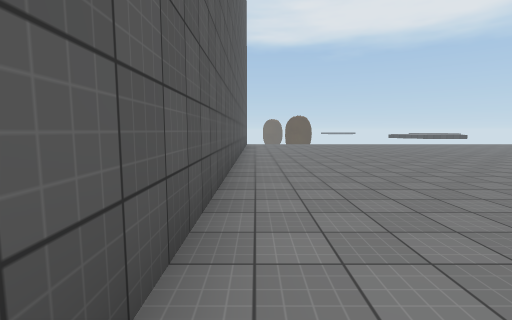
[1] (above)

20 first-person views from a walk through a scene from a Unity 3-D project. The camera is 1.5 m above the floor, tilts 6° down and sees 85° across. The floor is counted in squares, 2 m on a side. Each view is taken from the middle of a square. On the plan, view 1 faces up. The plan holds only what a view shows up to about 10 squares ahead; the rest is blank. The place goes on beyond the plan. The player is left out. Some surface patterns are stand-ins.

[2]
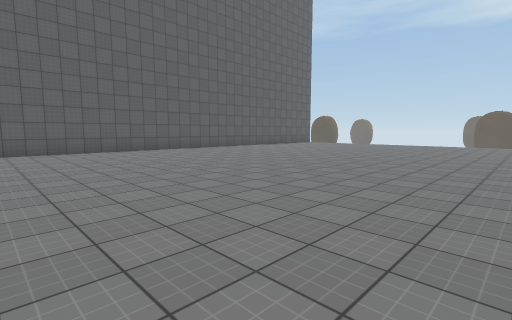

[3]
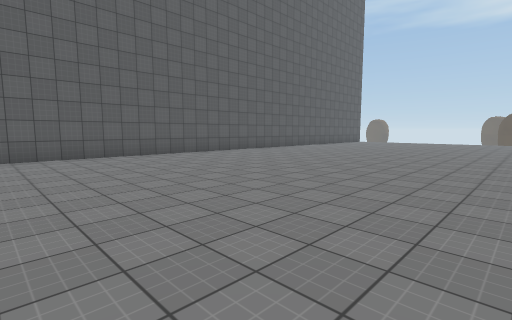

[4]
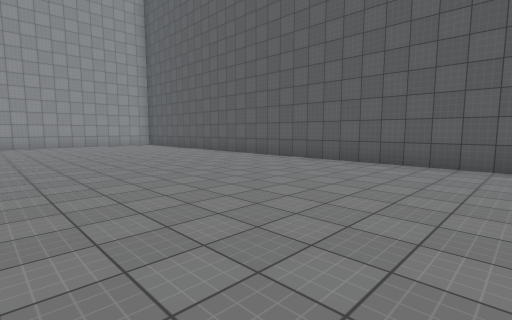

[5]
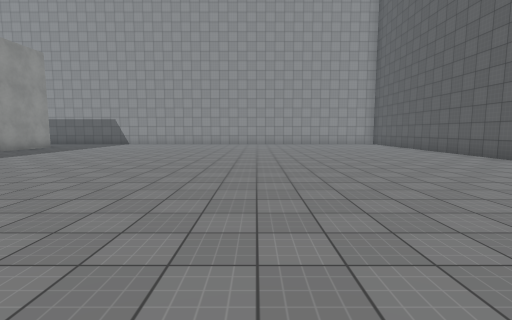

[6]
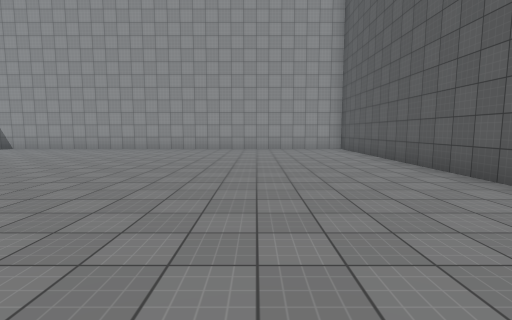

[7]
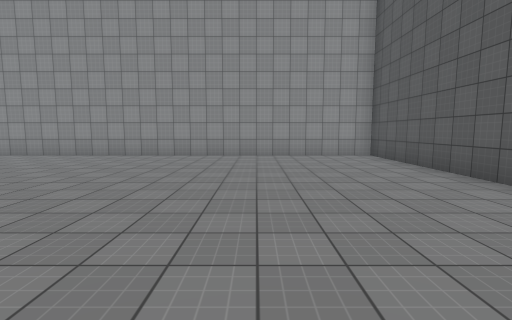

[8]
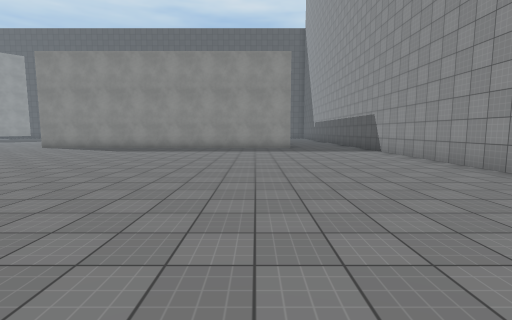

[9]
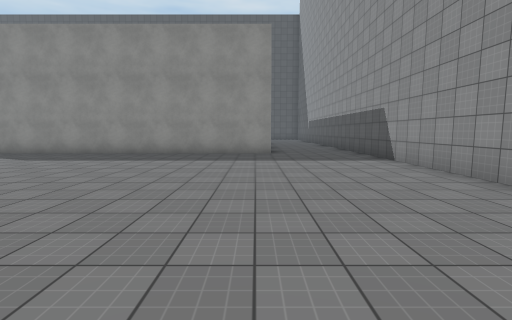

[10]
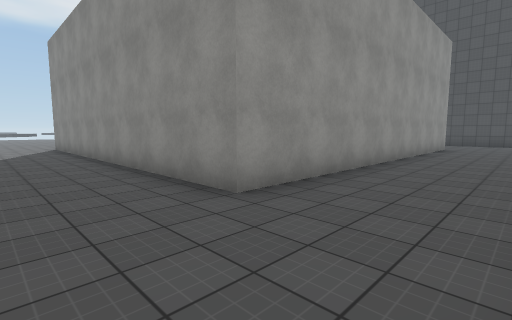

[11]
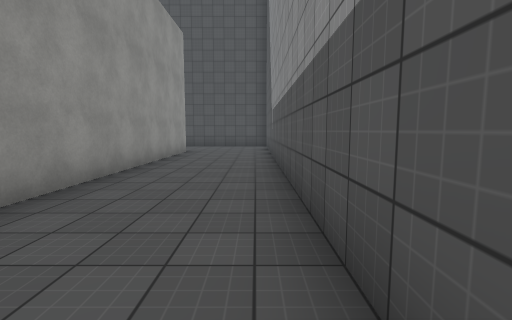

[12]
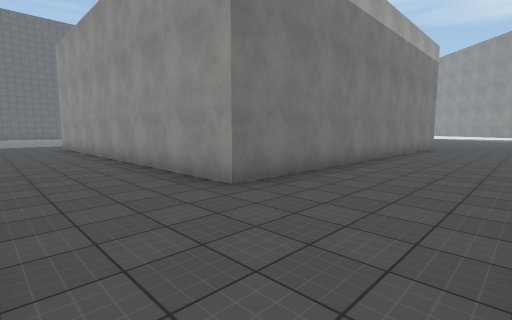

[13]
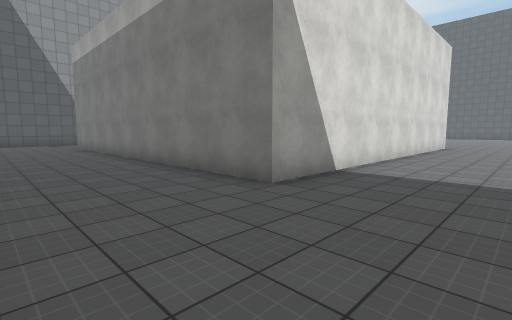

[14]
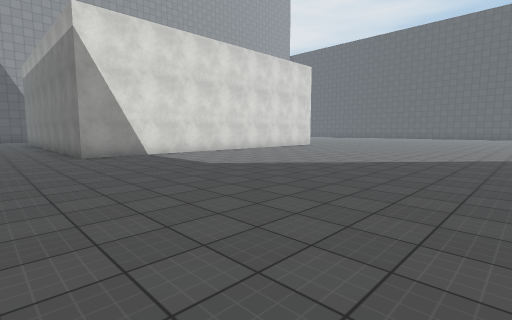

[15]
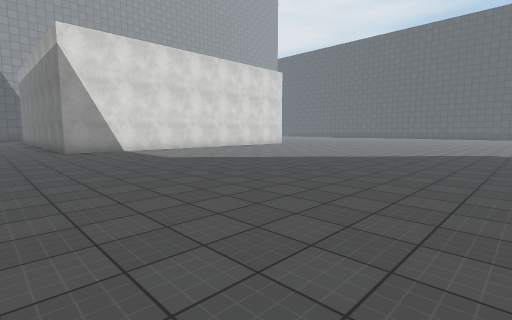

[16]
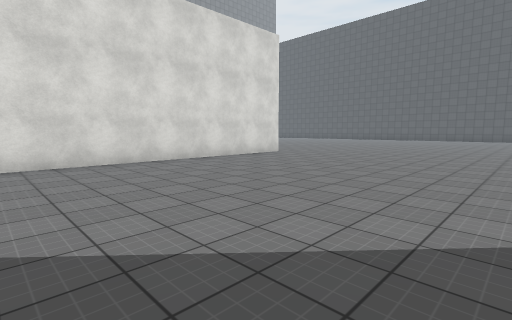

[17]
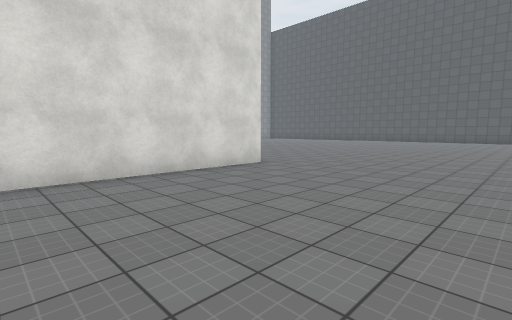

[18]
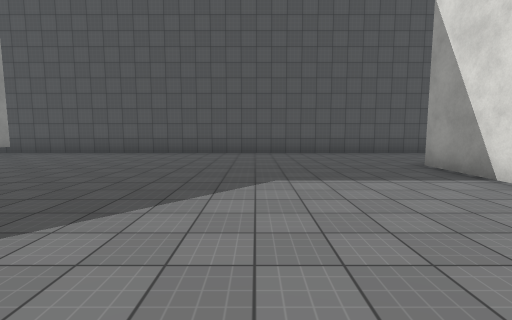

[19]
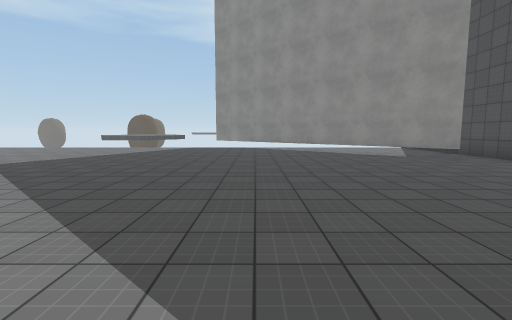

[20]
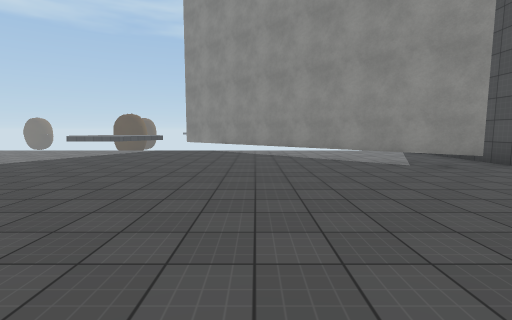

### Floor plan
Key: @ floor where view 1 was taken; # wall or solid block; . floor; T thing the floor can be seen under or through.
Columns run from 1 left of view 1 to 30 right of it. Each row starts with its distance up from view 1.
 15                  .......##.....
 14                  ........##....
 13                 ..........TT...
 12          ..     ...........TT..#
 11         ...      ...........TT.#
 10 #...........      .............#
  9 #...........     ..............#
  8 #...........     ..............#
  7 #...........    ...............#
  6 #...........  .................#
  5 #..............................#
  4 #..............................#
  3 #..............................#
  2 #..............................#
  1 #..............................#
  0 #@.............................#
 -1 #.........  ....############...#
 -2 #..........  ...#          #...#
 -3 #...............#          #...#
 -4 #...............#          #...
 -5 #...............#          #...
 -6 #...............#          #...
 -7 #...............#          #...
 -8 #...............#          #...
 -9 #...............#          #...
-10 #...............#          #...
-11 #...............############...
-12 #..............................
-13 #..............................
-14 #..............................
-15 ############################

Positions as (right, up) in squares from view 1, and headings:
1: (0, 0), facing up
2: (10, 0), facing up-left
3: (8, -3), facing up-left
4: (6, 0), facing down-left
5: (6, 1), facing down
6: (3, -3), facing down
7: (3, -6), facing down
8: (3, -10), facing right
9: (6, -11), facing right
10: (13, -14), facing up-right
11: (16, -14), facing right
12: (29, -14), facing up-left
13: (29, 2), facing down-left
14: (28, 8), facing down-left
15: (28, 10), facing down-left
16: (23, 6), facing down-left
17: (20, 4), facing down-left
18: (20, 3), facing right
19: (23, 3), facing up
20: (24, 5), facing up
